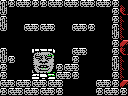

Rendered tile map (Tiled .tmx) drawn with the repository's tilesets; below, a short description and the full map source, tile grids included:
An orthogonal 16x12 tile map with 8x8 px tiles, 1 tile layer (Tile Layer 1) and 10 objects (4x pushable-block, 2x breakable-right, 2x door-right, 2x item).

<map version="1.0" orientation="orthogonal" renderorder="right-down" width="16" height="12" tilewidth="8" tileheight="8" nextobjectid="14">
 <properties>
  <property name="down" value="hole" />
  <property name="left" value="half-hole" />
 </properties>
 <tileset firstgid="1" name="tiles" tilewidth="8" tileheight="8" tilecount="256" columns="16">
  <image source="tiles.png" width="128" height="128" />
 </tileset>
 <layer name="Tile Layer 1" width="16" height="12">
  <data encoding="csv">
105,165,103,104,165,165,103,104,103,104,103,104,103,104,165,130,
106,1,1,1,1,1,1,1,1,1,1,1,1,1,165,122,
105,1,1,1,1,1,1,1,1,1,1,1,1,1,165,247,
106,1,1,103,104,103,104,1,1,103,104,165,1,1,105,247,
1,1,1,1,1,1,1,1,1,1,1,1,1,1,106,247,
1,1,1,1,1,1,1,1,1,1,1,1,1,1,165,117,
105,1,1,1,250,194,195,1,1,103,104,1,1,1,165,122,
106,165,1,1,209,210,211,1,1,165,1,1,1,1,105,247,
165,1,1,1,225,226,227,165,103,104,1,1,1,1,106,247,
165,1,1,1,241,242,243,103,104,165,1,1,1,1,165,247,
103,104,103,104,103,104,103,104,1,1,1,1,103,104,165,117,
165,103,104,103,104,103,104,165,1,1,1,1,165,103,104,165
</data>
 </layer>
 <objectgroup name="objects">
  <object id="3" type="breakable-right" x="112" y="56" width="16" height="24" />
  <object id="4" type="breakable-right" x="112" y="16" width="16" height="24" />
  <object id="5" type="door-right" x="112" y="16" width="16" height="24" />
  <object id="6" type="door-right" x="112" y="56" width="16" height="24" />
  <object id="8" type="pushable-block" x="32" y="8" width="16" height="16" />
  <object id="9" type="pushable-block" x="72" y="8" width="16" height="16" />
  <object id="10" type="pushable-block" x="72" y="32" width="16" height="16" />
  <object id="11" type="pushable-block" x="40" y="32" width="16" height="16" />
  <object id="12" type="item" x="8" y="64" width="16" height="16" />
  <object id="13" type="item" x="96" y="64" width="16" height="16" />
 </objectgroup>
</map>
